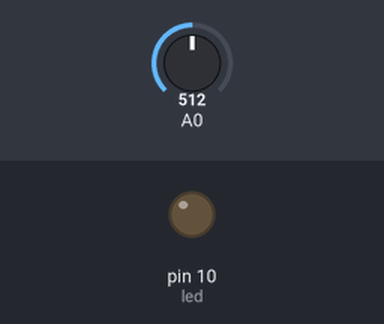
This sketch was run on a simulated Arduino Uno, built with avr-gcc and run on an emulated ATmega328P. Shown: output pins drawn as LEDs (lit = HIGH). The test bench sets the inputs (shaded band); at power-on: A0 = 512.

Above: at 1.2 s.
1.3 s: A0 set to 492
At 1.6 s:
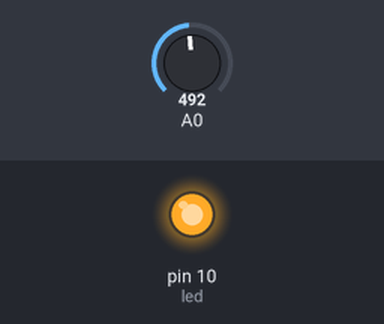
2.8 s: A0 set to 510
At 4.0 s:
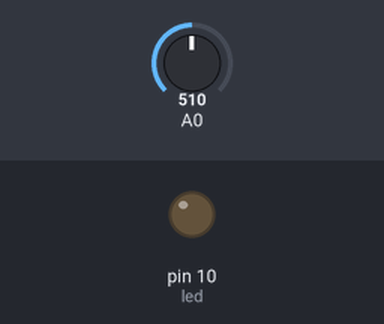
4.3 s: A0 set to 490
At 5.1 s:
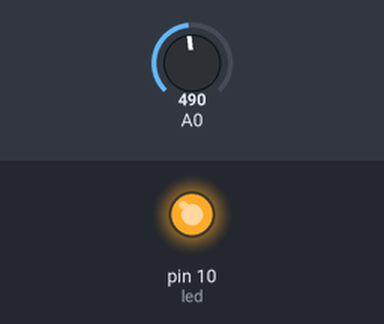
Timing chart, 0 to 7.3 s (numbered marks = the images above; inputs shaded):
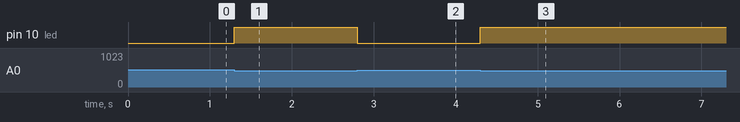

Measured:
- the behaviour switches between 500 and 499 on A0 (found by bisection; images 0 and 1)
- after the input at 1.3 s, pin 10 (led): LOW → HIGH at once
- after the input at 2.8 s, pin 10 (led): HIGH → LOW at once
- after the input at 4.3 s, pin 10 (led): LOW → HIGH at once

The sketch:

ldr-sensor-decisao-composta.ino
```cpp
#define led 10

void setup() {
  pinMode(led, OUTPUT);
  digitalWrite(led,LOW);
 // Serial.begin(9600);
}

void loop() {
  int ldr = analogRead(0); //leitura do LDR
  //Serial.println(ldr);
  if(ldr < 500){
    digitalWrite(led,HIGH);
  }else{
    digitalWrite(led,LOW);
  }
}
```
